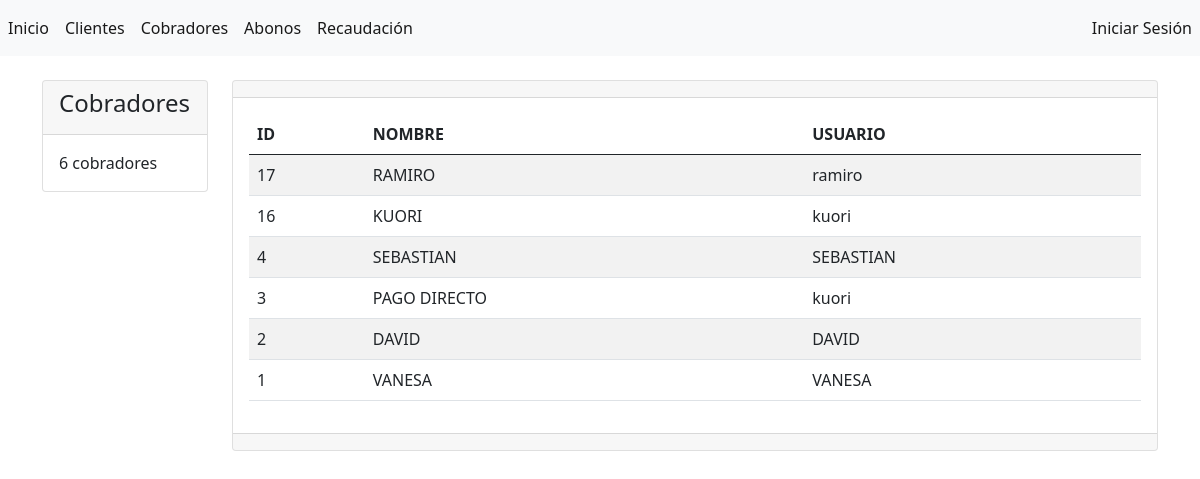
Screenshot of /cobradores/ with the database file from the repository.
### abonos/models.py (models this page shows, shortened)
class Cobrador(models.Model):
    nombre = models.CharField(max_length=45, verbose_name="nombre")
    activo = models.BooleanField(default=True, verbose_name="activo")
    usuario = models.ForeignKey(User,null=True, on_delete=SET_NULL)
    creado = models.DateTimeField(auto_now_add=True)
    modificado = models.DateTimeField(auto_now=True)
    class Meta:
        verbose_name = "Cobrador"
        verbose_name_plural = "Cobradores"
        ordering = ['-modificado', '-creado']

### abonos/views.py (the view)
# urls.py: path('cobradores/', views.cobradores, name='cobradores'),
def cobradores(request):
    cobradores = Cobrador.objects.all().order_by('-creado')
    cobradores_cuenta = cobradores.count()
    context = {
        'cobradores': cobradores,
        'cobradores_cuenta': cobradores_cuenta
    }
    return render(request, 'cobradores/index.html', context)

### abonos/templates/cobradores/index.html (shortened to what this page needs)
{% extends "base.html" %}
{% block sidebar %}
<div class="card">
    <div class="card-header">
        <h4>Cobradores</h4>
    </div>
    <div class="card-body">
        <p class="card-text">{{ cobradores_cuenta }} cobradores</p>
    </div>
</div>
{% endblock %}
{% block contenido %}
<div class="card">
    <div class="card-header d-flex justify-content-end">
    </div>
    <div class="card-body">
        <table class="table table-striped table-hover">
            <thead>
                <tr>
                    <th>ID</th>
                    <th>NOMBRE</th>
                    <th>USUARIO</th>
                </tr>
            </thead>
            <tbody>
                {% for cobrador in cobradores %}
                <tr>
                    <td>{{ cobrador.id }}</td>
                    <td>{{ cobrador.nombre }}</td>
                    <td>{{ cobrador.usuario }}</td>
                </tr>
                {% endfor %}
            </tbody>
        </table>
    </div>
    <div class="card-footer text-muted">
    </div>
</div>
{% endblock %}

### rows the page displays
Cobrador: id "17", nombre "RAMIRO", usuario "ramiro"
Cobrador: id "16", nombre "KUORI", usuario "kuori"
Cobrador: id "4", nombre "SEBASTIAN", usuario "SEBASTIAN"
Cobrador: id "3", nombre "PAGO DIRECTO", usuario "kuori"
Cobrador: id "2", nombre "DAVID", usuario "DAVID"
Cobrador: id "1", nombre "VANESA", usuario "VANESA"

### other values shown
{{ cobradores_cuenta }} "6"
